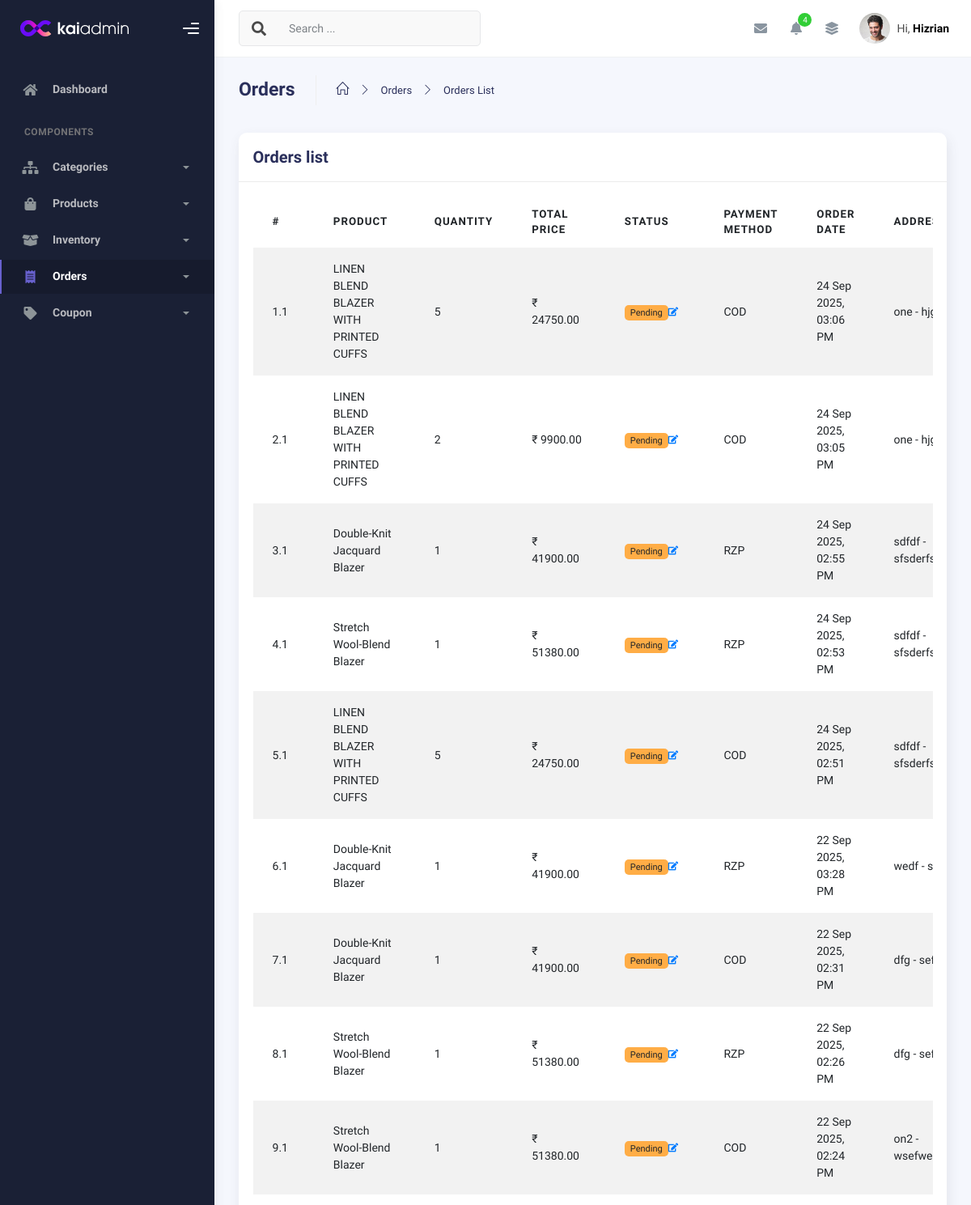
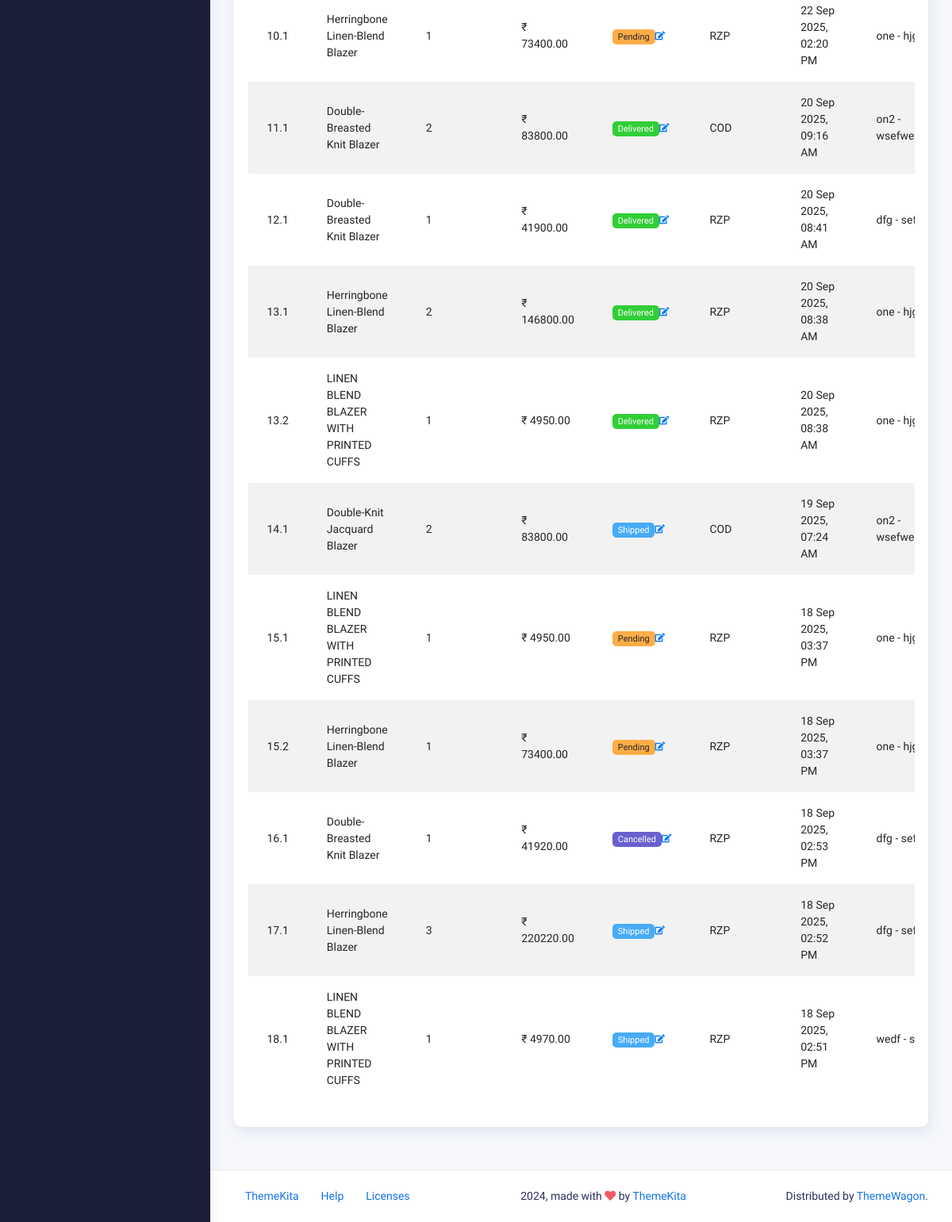
Before: /liora_admin/order_list/ with the older database file (2 pictures, top to bottom).
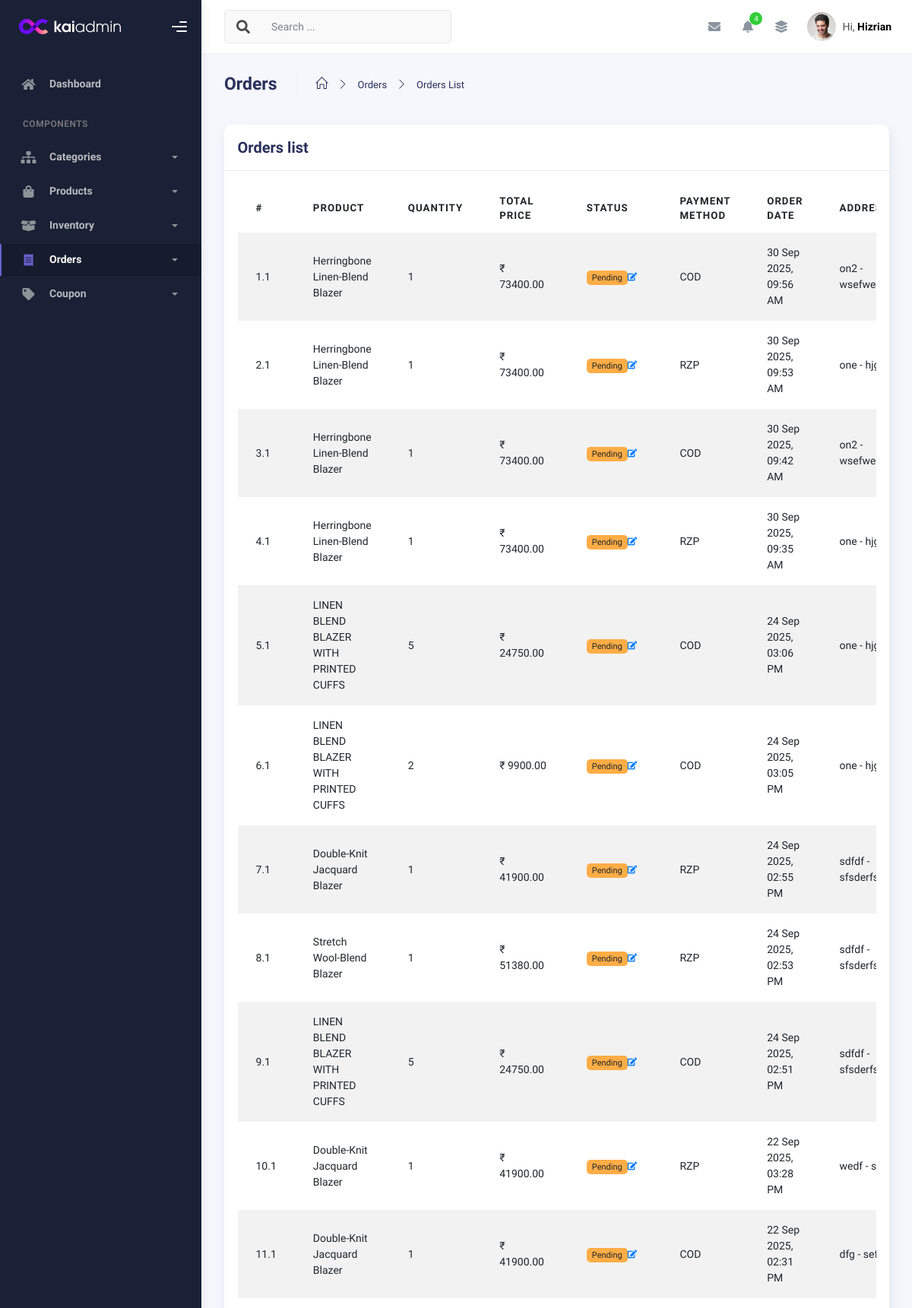
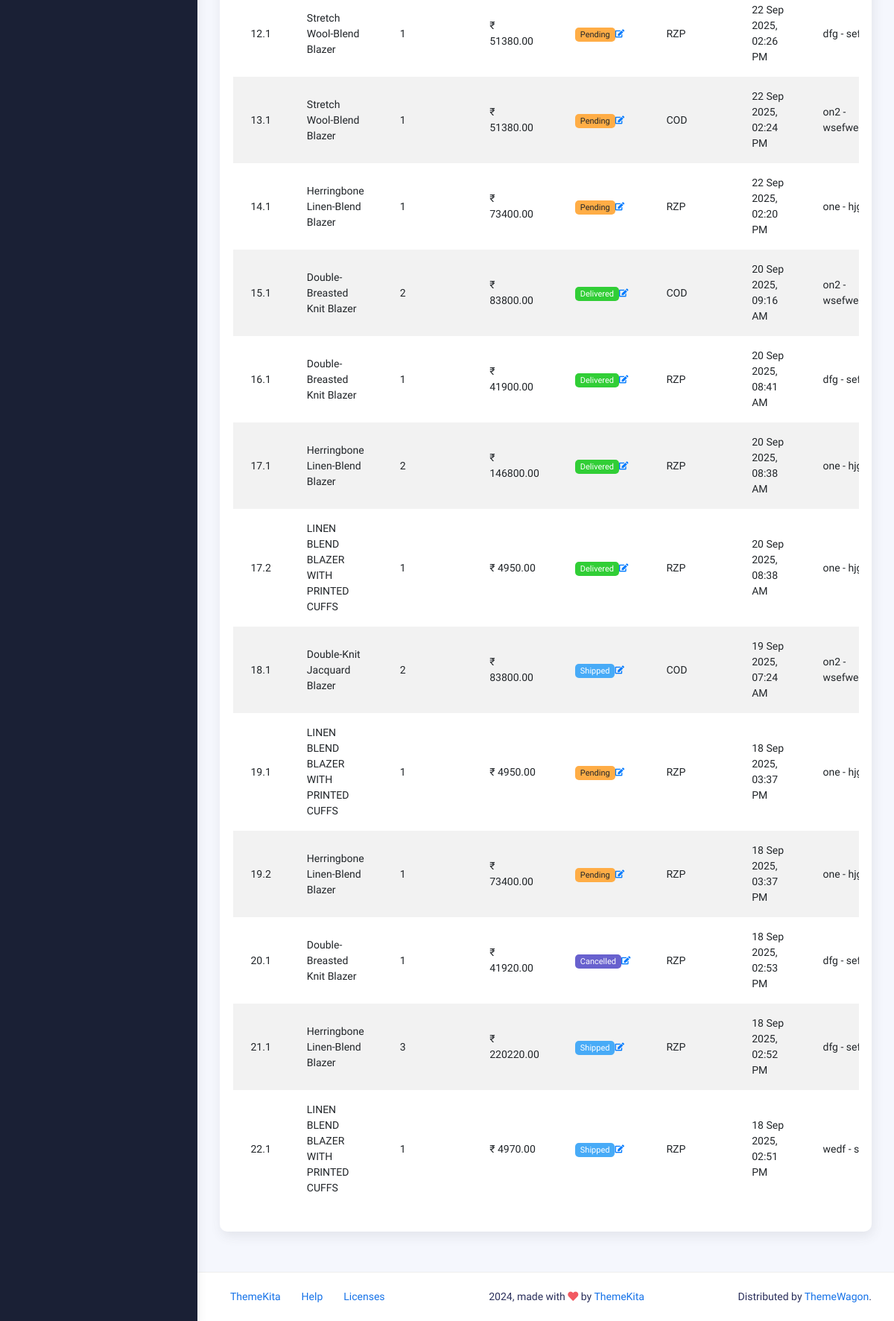
After: the same page with the newer database file (2 pictures, top to bottom).
### orders/models.py (models this page shows, shortened)
class OrderItem(models.Model):
    order = models.ForeignKey(Order, related_name='order', on_delete=models.CASCADE)
    inventory = models.ForeignKey(Inventory, on_delete=models.CASCADE)
    quantity = models.PositiveIntegerField()
    price = models.DecimalField(max_digits=20, decimal_places=2)

class Order(models.Model):
    PAYMENT_CHOICES = (
        ('COD', 'Cash on Delivery'),
        ('RZP', 'Razorpay'),
    )
    STATUS_CHOICES = [
        ('Pending', 'Pending'),
        ('Confirmed', 'Confirmed'),
        ('Shipped', 'Shipped'),
        ('Delivered', 'Delivered'),
        ('Cancelled', 'Cancelled'),
    ]
    user = models.ForeignKey(User, on_delete=models.CASCADE)
    address = models.ForeignKey(Address, on_delete=models.CASCADE)
    total_price = models.DecimalField(max_digits=10, decimal_places=2)
    payment_method = models.CharField(max_length=3, choices=PAYMENT_CHOICES)
    razorpay_order_id = models.CharField(max_length=100, blank=True, null=True)
    is_paid  = models.BooleanField(default=False)
    order_status = models.CharField(max_length=20, default='Pending', choices=STATUS_CHOICES)
    created_at = models.DateTimeField(auto_now_add=True)

### products/models.py (models this page shows, shortened)
class Inventory(models.Model):
    product = models.ForeignKey(Product, on_delete=models.CASCADE, related_name='inventories')
    color = models.ForeignKey(Color, on_delete=models.CASCADE, related_name='inventory_color')
    size = models.ForeignKey(Size, on_delete=models.CASCADE)
    stock = models.PositiveIntegerField(default=0)
    image = models.ImageField(upload_to='product_images',blank=True,null=True)
    class Meta:
        unique_together = ('product','color','size')

class Product(models.Model):
    category = models.ForeignKey(Categories, on_delete=models.CASCADE)
    name = models.CharField(max_length=150,unique=True)
    slug = models.SlugField(unique=True,blank=True)
    description = models.TextField()
    price = models.DecimalField(max_digits=10, decimal_places=2)
    created_at = models.DateTimeField(auto_now_add=True)

### accounts/models.py (models this page shows)
class Address(models.Model):
    user = models.ForeignKey(User, on_delete=models.CASCADE)
    name = models.CharField(max_length=150)
    phone = models.CharField(max_length=12)
    pincode = models.CharField(max_length=10)
    address_line1 = models.TextField()
    address_line2 = models.TextField(blank=True, null=True)
    city = models.CharField(max_length=50)
    state = models.CharField(max_length=50)
    country = models.CharField(max_length=50, default='India')
    is_default = models.BooleanField(default=False)
    def __str__(self):
        return f"{self.name} - {self.city}"

### admin_panel/views.py (the view)
# urls.py: path('order_list/', views.order_list, name='order_list'),
def order_list(request):
    order = Order.objects.all().order_by('-created_at')
    return render(request, 'order/order_list.html', {'order': order})

### products/templatetags/nav_tags.py (called while the page is built)
@register.simple_tag(takes_context=True)
def active_class(context, url_name):
    from django.urls import resolve
    try:
        return "active" if resolve(context['request'].path_info).url_name == url_name else ""
    except:
        return ""

### admin_panel/templates/order/order_list.html (shortened to what the changed rows need)
{% extends "admin/admin_layout.html" %}
  {% load static %}
  {% block admin_content %}
        <div class="container">
          <div class="page-inner">
            <div class="row">
              <div class="col-md-12">
                <div class="card">
                  <div class="card-body">
                    <div class="table-responsive">
                      <table
                        id="add-row"
                        class="display table table-striped table-hover"
                      >
                        <thead>
                          <tr>
                            <th>#</th>
                            <th>Product</th>
                            <th>Quantity</th>
                            <th>Total Price</th>
                            <th>Status</th>
                            <th>Payment Method</th>
                            <th>Order Date</th>
                            <th style="width: 10%">Address</th>
                          </tr>
                        </thead>
                        <tbody>
                            {% for order in order %}
                                {% for item in order.order.all %}
                                    <tr>
                                        <td>{{ forloop.parentloop.counter }}.{{ forloop.counter }}</td>
                                        <td>{{ item.inventory.product.name }}</td>
                                        <td>{{ item.quantity }}</td>
                                        <td>₹ {{ item.price }}</td>
                                        <td>
                                            <div id="status-display-{{ order.id }}" class="d-inline-flex align-items-center gap-1">
                                                {% if order.order_status == "Pending" %}
                                                    <span class="badge badge-warning">Pending</span>
                                                {% elif order.order_status == "Shipped" %}
                                                    <span class="badge badge-info">Shipped</span>
                                                {% elif order.order_status == "Delivered" %}
                                                    <span class="badge badge-success">Delivered</span>
                                                {% elif order.order_status == "Cancelled" %}
                                                    <span class="badge badge-secondary">Cancelled</span>
                                                {% endif %}
                                                <button type="button" class="btn btn-sm btn-link p-0" onclick="editStatus({{ order.id }})">
                                                    <i class="fa fa-edit"></i>
                                                </button>
                                            </div>
                                        </td>
                                        <td>{{ order.payment_method }}</td>
                                        <td>{{ order.created_at|date:"d M Y, h:i A" }}</td>
                                        <td>{{ order.address }}</td>
                                    </tr>
                            {% endfor %}
                          {% endfor %}
                        </tbody>
                      </table>
                    </div>
                  </div>
                </div>
              </div>
            </div>
          </div>
        </div>
  {% endblock admin_content %}

Changed rows visible on the page:
added Order: payment_method "COD", created_at "30 Sep 2025, 09:56 AM", address "on2 -…"
added OrderItem: inventory.product.name "Herringbone Linen-Blend Blazer", quantity "1", price "73400.00", shows "Pending"
added Order: payment_method "RZP", created_at "30 Sep 2025, 09:53 AM", address "one -…"
added OrderItem: inventory.product.name "Herringbone Linen-Blend Blazer", quantity "1", price "73400.00", shows "Pending"
added Order: payment_method "COD", created_at "30 Sep 2025, 09:42 AM", address "on2 -…"
added OrderItem: inventory.product.name "Herringbone Linen-Blend Blazer", quantity "1", price "73400.00", shows "Pending"
added Order: payment_method "RZP", created_at "30 Sep 2025, 09:35 AM", address "one -…"
added OrderItem: inventory.product.name "Herringbone Linen-Blend Blazer", quantity "1", price "73400.00", shows "Pending"
